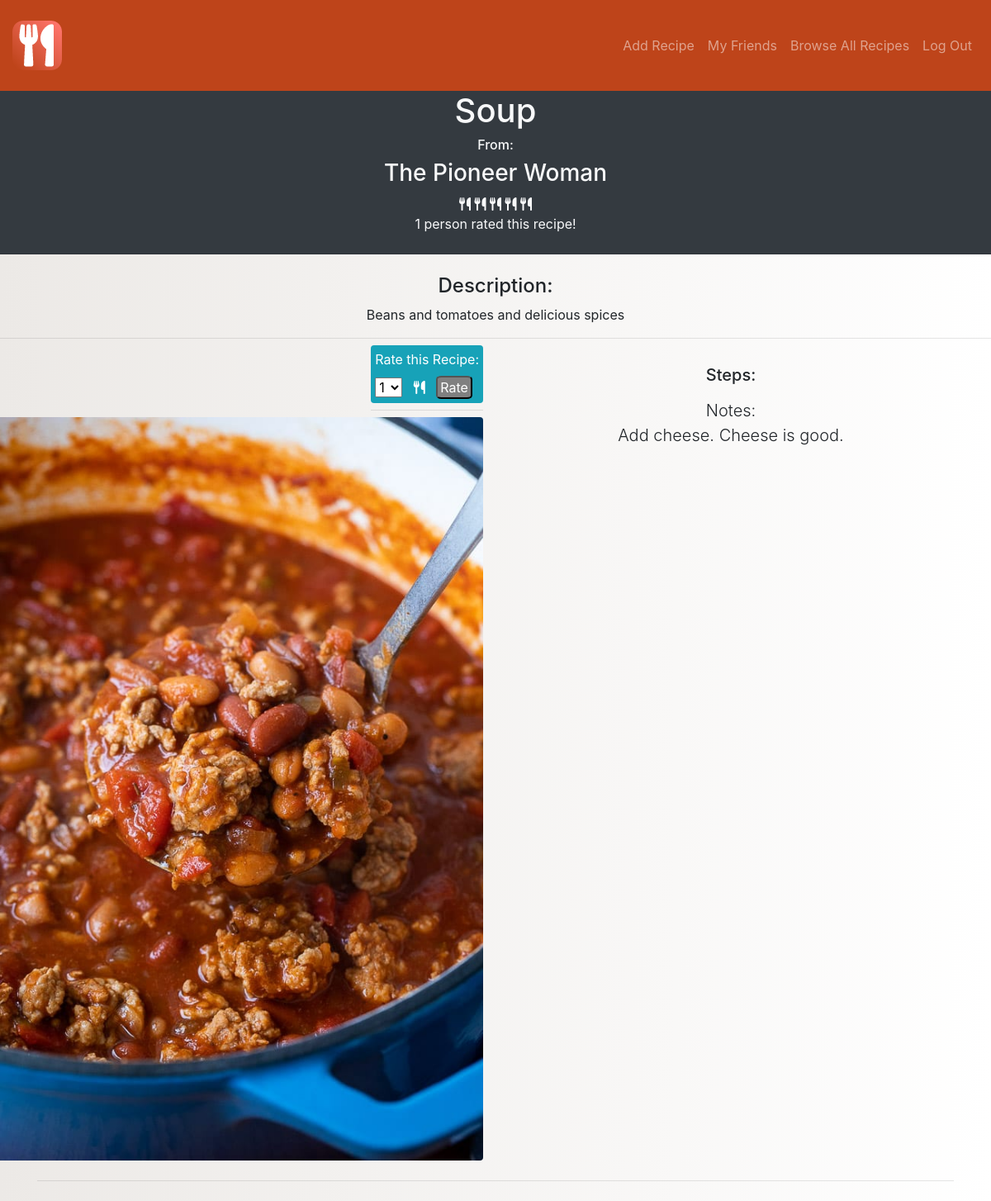
Screenshot of /recipe/2 with the database file from the repository.
### recipe_db/models.py (models this page shows)
class Recipe(models.Model):
    title = models.CharField(max_length=100)
    description = models.CharField(max_length=255)
    book = models.ForeignKey(Book, related_name="recipes", on_delete=models.CASCADE)
    rating = models.IntegerField(default=0, editable=True)
    forks = models.IntegerField(default=0, editable=True)
    count = models.IntegerField(default=0, editable=True)
    rated_by = models.ManyToManyField(User, related_name = "raters")
    notes = models.TextField()
    photo = models.FileField(upload_to="images", null=True, blank=True)
    poster = models.ForeignKey(User, related_name="posted_recipes", on_delete=models.CASCADE)
    objects = RecipeManager()
    created_at = models.DateTimeField(auto_now_add=True)
    updated_at = models.DateTimeField(auto_now=True)

class Book(models.Model):
    title = models.CharField(max_length=100)
    created_at = models.DateTimeField(auto_now_add=True)
    updated_at = models.DateTimeField(auto_now=True)

### recipe_db/views.py (the view)
# urls.py: path('recipe/<int:id>', views.recipe_page),
def recipe_page(request, id):
    steps = Step.objects.filter(recipe_id=id)
    context = {
        'all_steps' : steps,
        'curr_recipe': Recipe.objects.get(id=id)
    }
    return render(request, 'recipe_page.html', context)

### recipe_db/templates/recipe_page.html (shortened to what this page needs)
<!DOCTYPE html>
<html lang="en">
<head>
    <link rel="stylesheet" href="https://stackpath.bootstrapcdn.com/bootstrap/4.5.0/css/bootstrap.min.css"
>
    {% load static %}
    <link rel="stylesheet" href="{% static 'css/recipe.css' %}">
</head>
<body>
        <nav class="navbar navbar-expand-md navbar-dark sticky-top" id="header">
            <div class="container-fluid">
                <a class="navbar-brand" href="/"><img src="/media/App Icon - 60x60.png"></a>
                <h2 class=""><a class="navbar-brand" href="/profile/{{request.session.id}}">{{request.session.user}}</a></h2>
                <div class="collapse navbar-collapse" id="navbarResponsive">
                    <ul class="navbar-nav ml-auto">
                        <li class="nav-item">
                            <a class="nav-link" href="/add_recipe">Add Recipe</a>
                        </li>
                        <li class="nav-item">
                            <a class="nav-link" href="/user_friends/{{request.session.id}}">My Friends</a>
                        </li>
                        <li>
                            <a href="/allrecipes" class="nav-link">Browse All Recipes</a>
                        </li>
                        <li class="nav-item">
                            <a class="nav-link" href="/logout">Log Out</a>
                        </li>
                    </ul>
                </div>
            </div>
        </nav>
        <div class="content">
            <div class="text-center bg-dark text-light" id="imgbgd">
                <h1 class="text-center">{{curr_recipe.title}}</h1>
                <h6>From:</h6>
                <h3><a class="text-light" href="/book/{{curr_recipe.book.id}}">{{curr_recipe.book.title}}</a></h3>
                    {% if curr_recipe.forks == 1 %}
                    <td><i class="fas fa-utensils"></i></td>
                    {% elif curr_recipe.forks == 2 %}
                    <td><i class="fas fa-utensils"></i> <i class="fas fa-utensils"></i></td>
                    {% elif curr_recipe.forks == 3 %}
                    <td><i class="fas fa-utensils"></i> <i class="fas fa-utensils"></i> <i class="fas fa-utensils"></i>
                    </td>
                    {% elif curr_recipe.forks == 4 %}
                    <td><i class="fas fa-utensils"></i> <i class="fas fa-utensils"></i> <i class="fas fa-utensils"></i>
                        <i class="fas fa-utensils"></i></td>
                    {% elif curr_recipe.forks == 5 %}
                    <td><i class="fas fa-utensils"></i> <i class="fas fa-utensils"></i> <i class="fas fa-utensils"></i>
                        <i class="fas fa-utensils"></i> <i class="fas fa-utensils"></i></td>
                    {% else %}
                    <td>Not Rated Yet</td>
                    {% endif %}
                <br>
                {% if curr_recipe.rated_by.count == 0 %}
                <td>Be the first to rate this recipe!</td>
                {% elif curr_recipe.rated_by.count == 1 %}
                <td>{{curr_recipe.rated_by.count}} person rated this recipe!</td>
                {% else %}
                <td>{{curr_recipe.rated_by.count}} people have rated this recipe!</td>
                {% endif %}
            <hr class="my-4">
            </div>
            <div class="text-center">
            <h4>Description: </h4>
            <p>{{curr_recipe.description}}</p>
            <hr class="my-2">
        </div>
            </div>
            <div class="container padding">
                <div class="row padding">
                    <div class="col-sm-12 col-md-10 col-lg-6">
                        <div class="float-right">
                            {% if request.session.id == curr_recipe.poster.id %}
                            {% else %}
                            <div >
                                <form class="form rounded bg-info text-white" action="/recipe/{{curr_recipe.id}}/rating" method="POST">
                                    <label>Rate this Recipe:</label>
                                    <br>
                                    <select name="rate">
                                        <option value="1">1</option>
                                    </select>
                                    <i class="fas fa-utensils"> </i>
                                    <input type="submit" style="padding: 0 3px; border-radius: 15%; background-color:gray; color: white;" value="Rate" id="ratebtn">
                                </form>
                            </div>
                            {% endif %}
                            <hr class="my-2">
                        </div>
                        <img id="food" width="600px" class="rounded float-right" src="{{curr_recipe.photo}}" alt="{{curr_recipe.title}}">
                    </div>
                    <div class="col-sm-12 col-md-10 col-lg-6">
                        <br>
                        <h5 class="text-center">Steps:</h5>
                        <div id="notes" class="text-center">
                            <p class="lead">Notes: <br>{{curr_recipe.notes}}</p>
                        </div>
                    </div>
                </div>
                <hr class="my-4">
            </div>
</body>
</html>

### recipe_db/static/css/recipe.css (style rules this page uses)
* { padding: 0; margin: 0; }
#header { background-color: #BE441A; padding: 20px 0; }
body { background: #ECE9E6; background: -webkit-linear-gradient(to left, #FFFFFF, #ECE9E6); background: linear-gradient(to left, #FFFFFF, #ECE9E6); }
form { padding: 5px; }

### rows the page displays
Recipe: title "Soup", book "The Pioneer Woman", rated_by.count "1", description "Beans and tomatoes and delicious spices", photo (picture), notes "Add cheese. Cheese is good."
